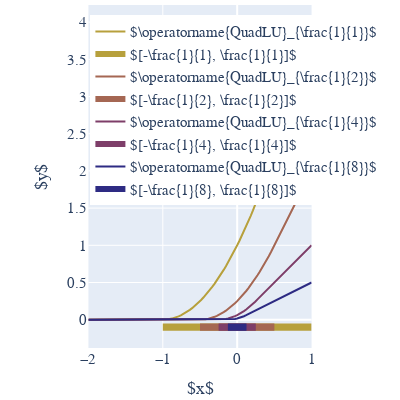

This figure's notebook cell:
### Code cell
fig_quadlu = go.Figure()
for idx, (alpha, y_quadlu) in enumerate(alphas_and_ys.items()):
    fig_quadlu.add_trace(
        go.Scatter(
            x=x_quadlu,
            y=y_quadlu,
            mode="lines",
            name=f"$\operatorname{{QuadLU}}_{{\\frac{{1}}{{{int(1 / alpha)}}}}}$",
            marker_color=color_blind_seque[-idx - 2],
        )
    )
    x_alphas = [-alpha, -alpha, alpha, alpha, -alpha]
    y_alphas = [-0.15, -0.05, -0.05, -0.15, -0.15]
    fig_quadlu.add_trace(
        go.Scatter(
            x=x_alphas,
            y=y_alphas,
            mode="none",
            fill="toself",
            name=f"$[-\\frac{{1}}{{{int(1 / alpha)}}}, \\frac{{1}}{{{int(1 / alpha)}}}]$",
            fillcolor=color_blind_seque[-idx - 2],
        )
    )

fig_quadlu.update_layout(
    legend=dict(yanchor="auto", y=0.97, xanchor="auto", x=0.1, **common_font),
    **common_bottom_axis_title_margins,
    **common_tlr_margin_for_layout,
    **shared_layout,
)
fig_quadlu.update_xaxes(
    dict(range=[x_quadlu.min(), x_quadlu.max()]), constrain="domain"
)
fig_quadlu.update_yaxes(**shared_ratio)
fig_quadlu.show()
